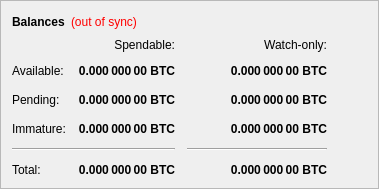
        <widget class="QFrame" name="frame">
         <property name="frameShape">
          <enum>QFrame::StyledPanel</enum>
         </property>
         <property name="frameShadow">
          <enum>QFrame::Raised</enum>
         </property>
         <layout class="QVBoxLayout" name="verticalLayout_4">
          <item>
           <layout class="QHBoxLayout" name="horizontalLayout_4">
            <item>
             <widget class="QLabel" name="label_5">
              <property name="font">
               <font>
                <weight>75</weight>
                <bold>true</bold>
               </font>
              </property>
              <property name="text">
               <string>Balances</string>
              </property>
             </widget>
            </item>
            <item>
             <widget class="QLabel" name="labelWalletStatus">
              <property name="cursor">
               <cursorShape>WhatsThisCursor</cursorShape>
              </property>
              <property name="toolTip">
               <string>The displayed information may be out of date. Your wallet automatically synchronizes with the ASTRA network after a connection is established, but this process has not completed yet.</string>
              </property>
              <property name="styleSheet">
               <string notr="true">QLabel { color: red; }</string>
              </property>
              <property name="text">
               <string notr="true">(out of sync)</string>
              </property>
              <property name="alignment">
               <set>Qt::AlignLeading|Qt::AlignLeft|Qt::AlignVCenter</set>
              </property>
             </widget>
            </item>
            <item>
             <spacer name="horizontalSpacer_3">
              <property name="orientation">
               <enum>Qt::Horizontal</enum>
              </property>
              <property name="sizeHint" stdset="0">
               <size>
                <width>40</width>
                <height>20</height>
               </size>
              </property>
             </spacer>
            </item>
           </layout>
          </item>
          <item>
           <layout class="QGridLayout" name="gridLayout">
            <property name="spacing">
             <number>12</number>
            </property>
            <item row="2" column="2">
             <widget class="QLabel" name="labelWatchPending">
              <property name="font">
               <font>
                <weight>75</weight>
                <bold>true</bold>
               </font>
              </property>
              <property name="cursor">
               <cursorShape>IBeamCursor</cursorShape>
              </property>
              <property name="toolTip">
               <string>Unconfirmed transactions to watch-only addresses</string>
              </property>
              <property name="text">
               <string notr="true">0.000 000 00 BTC</string>
              </property>
              <property name="alignment">
               <set>Qt::AlignRight|Qt::AlignTrailing|Qt::AlignVCenter</set>
              </property>
              <property name="textInteractionFlags">
               <set>Qt::LinksAccessibleByMouse|Qt::TextSelectableByKeyboard|Qt::TextSelectableByMouse</set>
              </property>
             </widget>
            </item>
            <item row="2" column="1">
             <widget class="QLabel" name="labelUnconfirmed">
              <property name="font">
               <font>
                <weight>75</weight>
                <bold>true</bold>
               </font>
              </property>
              <property name="cursor">
               <cursorShape>IBeamCursor</cursorShape>
              </property>
              <property name="toolTip">
               <string>Total of transactions that have yet to be confirmed, and do not yet count toward the spendable balance</string>
              </property>
              <property name="text">
               <string notr="true">0.000 000 00 BTC</string>
              </property>
              <property name="alignment">
               <set>Qt::AlignRight|Qt::AlignTrailing|Qt::AlignVCenter</set>
              </property>
              <property name="textInteractionFlags">
               <set>Qt::LinksAccessibleByMouse|Qt::TextSelectableByKeyboard|Qt::TextSelectableByMouse</set>
              </property>
             </widget>
            </item>
            <item row="3" column="2">
             <widget class="QLabel" name="labelWatchImmature">
              <property name="font">
               <font>
                <weight>75</weight>
                <bold>true</bold>
               </font>
              </property>
              <property name="cursor">
               <cursorShape>IBeamCursor</cursorShape>
              </property>
              <property name="toolTip">
               <string>Staked or masternode rewards in watch-only addresses that has not yet matured</string>
              </property>
              <property name="text">
               <string notr="true">0.000 000 00 BTC</string>
              </property>
              <property name="alignment">
               <set>Qt::AlignRight|Qt::AlignTrailing|Qt::AlignVCenter</set>
              </property>
              <property name="textInteractionFlags">
               <set>Qt::LinksAccessibleByMouse|Qt::TextSelectableByKeyboard|Qt::TextSelectableByMouse</set>
              </property>
             </widget>
            </item>
            <item row="4" column="0" colspan="2">
             <widget class="Line" name="lineSpendableBalance">
              <property name="orientation">
               <enum>Qt::Horizontal</enum>
              </property>
             </widget>
            </item>
            <item row="4" column="2">
             <widget class="Line" name="lineWatchBalance">
              <property name="sizePolicy">
               <sizepolicy hsizetype="Preferred" vsizetype="Fixed">
                <horstretch>0</horstretch>
                <verstretch>0</verstretch>
               </sizepolicy>
              </property>
              <property name="minimumSize">
               <size>
                <width>140</width>
                <height>0</height>
               </size>
              </property>
              <property name="orientation">
               <enum>Qt::Horizontal</enum>
              </property>
             </widget>
            </item>
            <item row="5" column="0">
             <widget class="QLabel" name="labelTotalText">
              <property name="text">
               <string>Total:</string>
              </property>
             </widget>
            </item>
            <item row="3" column="1">
             <widget class="QLabel" name="labelImmature">
              <property name="font">
               <font>
                <weight>75</weight>
                <bold>true</bold>
               </font>
              </property>
              <property name="cursor">
               <cursorShape>IBeamCursor</cursorShape>
              </property>
              <property name="toolTip">
               <string>Staked or masternode rewards that has not yet matured</string>
              </property>
              <property name="text">
               <string notr="true">0.000 000 00 BTC</string>
              </property>
              <property name="alignment">
               <set>Qt::AlignRight|Qt::AlignTrailing|Qt::AlignVCenter</set>
              </property>
              <property name="textInteractionFlags">
               <set>Qt::LinksAccessibleByMouse|Qt::TextSelectableByKeyboard|Qt::TextSelectableByMouse</set>
              </property>
             </widget>
            </item>
            <item row="2" column="3">
             <spacer name="horizontalSpacer_2">
              <property name="orientation">
               <enum>Qt::Horizontal</enum>
              </property>
              <property name="sizeHint" stdset="0">
               <size>
                <width>40</width>
                <height>20</height>
               </size>
              </property>
             </spacer>
            </item>
            <item row="3" column="0">
             <widget class="QLabel" name="labelImmatureText">
              <property name="text">
               <string>Immature:</string>
              </property>
             </widget>
            </item>
            <item row="5" column="1">
             <widget class="QLabel" name="labelTotal">
              <property name="font">
               <font>
                <weight>75</weight>
                <bold>true</bold>
               </font>
              </property>
              <property name="cursor">
               <cursorShape>IBeamCursor</cursorShape>
              </property>
              <property name="toolTip">
               <string>Your current total balance</string>
              </property>
              <property name="text">
               <string notr="true">0.000 000 00 BTC</string>
              </property>
              <property name="alignment">
               <set>Qt::AlignRight|Qt::AlignTrailing|Qt::AlignVCenter</set>
              </property>
              <property name="textInteractionFlags">
               <set>Qt::LinksAccessibleByMouse|Qt::TextSelectableByKeyboard|Qt::TextSelectableByMouse</set>
              </property>
             </widget>
            </item>
            <item row="5" column="2">
             <widget class="QLabel" name="labelWatchTotal">
              <property name="font">
               <font>
                <weight>75</weight>
                <bold>true</bold>
               </font>
              </property>
              <property name="cursor">
               <cursorShape>IBeamCursor</cursorShape>
              </property>
              <property name="toolTip">
               <string>Current total balance in watch-only addresses</string>
              </property>
              <property name="text">
               <string notr="true">0.000 000 00 BTC</string>
              </property>
              <property name="alignment">
               <set>Qt::AlignRight|Qt::AlignTrailing|Qt::AlignVCenter</set>
              </property>
              <property name="textInteractionFlags">
               <set>Qt::LinksAccessibleByMouse|Qt::TextSelectableByKeyboard|Qt::TextSelectableByMouse</set>
              </property>
             </widget>
            </item>
            <item row="0" column="2">
             <widget class="QLabel" name="labelWatchonly">
              <property name="text">
               <string>Watch-only:</string>
              </property>
              <property name="alignment">
               <set>Qt::AlignRight|Qt::AlignTrailing|Qt::AlignVCenter</set>
              </property>
             </widget>
            </item>
            <item row="1" column="0">
             <widget class="QLabel" name="labelBalanceText">
              <property name="text">
               <string>Available:</string>
              </property>
             </widget>
            </item>
            <item row="1" column="1">
             <widget class="QLabel" name="labelBalance">
              <property name="font">
               <font>
                <weight>75</weight>
                <bold>true</bold>
               </font>
              </property>
              <property name="cursor">
               <cursorShape>IBeamCursor</cursorShape>
              </property>
              <property name="toolTip">
               <string>Your current spendable balance</string>
              </property>
              <property name="text">
               <string notr="true">0.000 000 00 BTC</string>
              </property>
              <property name="alignment">
               <set>Qt::AlignRight|Qt::AlignTrailing|Qt::AlignVCenter</set>
              </property>
              <property name="textInteractionFlags">
               <set>Qt::LinksAccessibleByMouse|Qt::TextSelectableByKeyboard|Qt::TextSelectableByMouse</set>
              </property>
             </widget>
            </item>
            <item row="1" column="2">
             <widget class="QLabel" name="labelWatchAvailable">
              <property name="font">
               <font>
                <weight>75</weight>
                <bold>true</bold>
               </font>
              </property>
              <property name="cursor">
               <cursorShape>IBeamCursor</cursorShape>
              </property>
              <property name="toolTip">
               <string>Your current balance in watch-only addresses</string>
              </property>
              <property name="text">
               <string notr="true">0.000 000 00 BTC</string>
              </property>
              <property name="alignment">
               <set>Qt::AlignRight|Qt::AlignTrailing|Qt::AlignVCenter</set>
              </property>
              <property name="textInteractionFlags">
               <set>Qt::LinksAccessibleByMouse|Qt::TextSelectableByKeyboard|Qt::TextSelectableByMouse</set>
              </property>
             </widget>
            </item>
            <item row="2" column="0">
             <widget class="QLabel" name="labelPendingText">
              <property name="text">
               <string>Pending:</string>
              </property>
             </widget>
            </item>
            <item row="0" column="1">
             <widget class="QLabel" name="labelSpendable">
              <property name="text">
               <string>Spendable:</string>
              </property>
              <property name="alignment">
               <set>Qt::AlignRight|Qt::AlignTrailing|Qt::AlignVCenter</set>
              </property>
             </widget>
            </item>
           </layout>
          </item>
         </layout>
        </widget>
